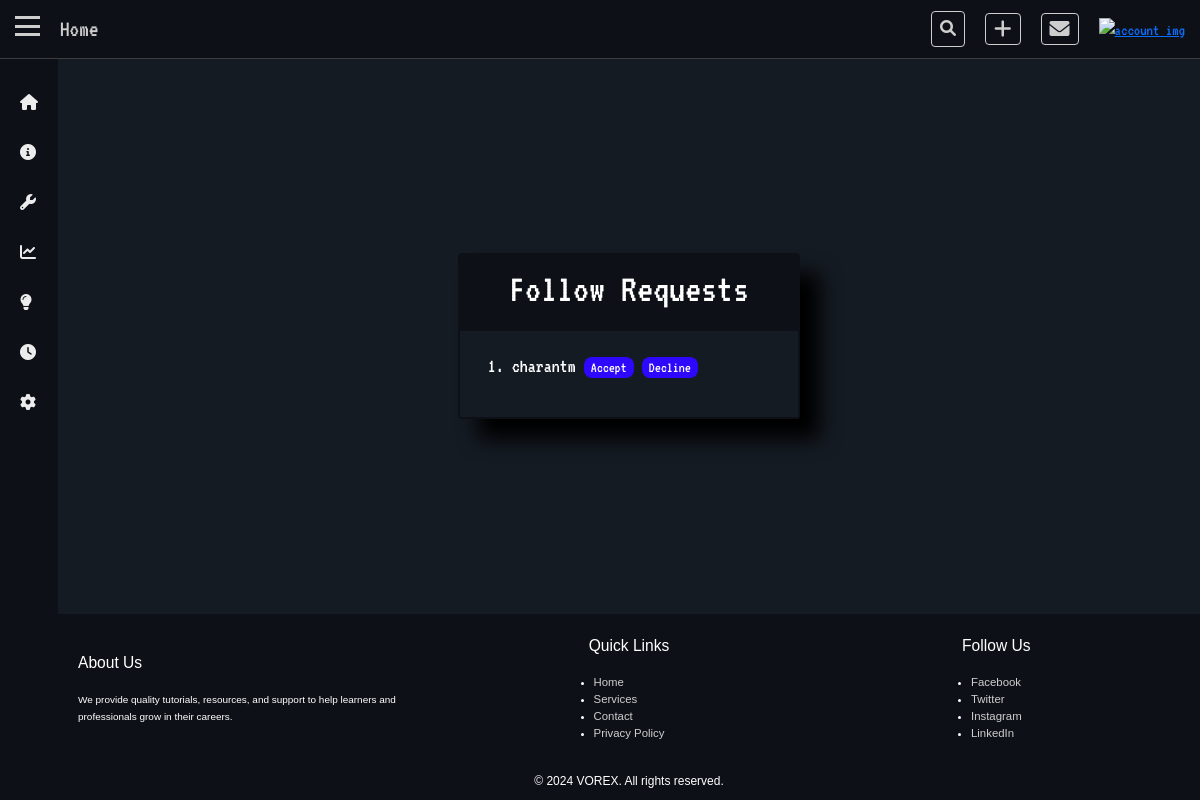
The app's page /follow-request/charantm (signed in), older data.
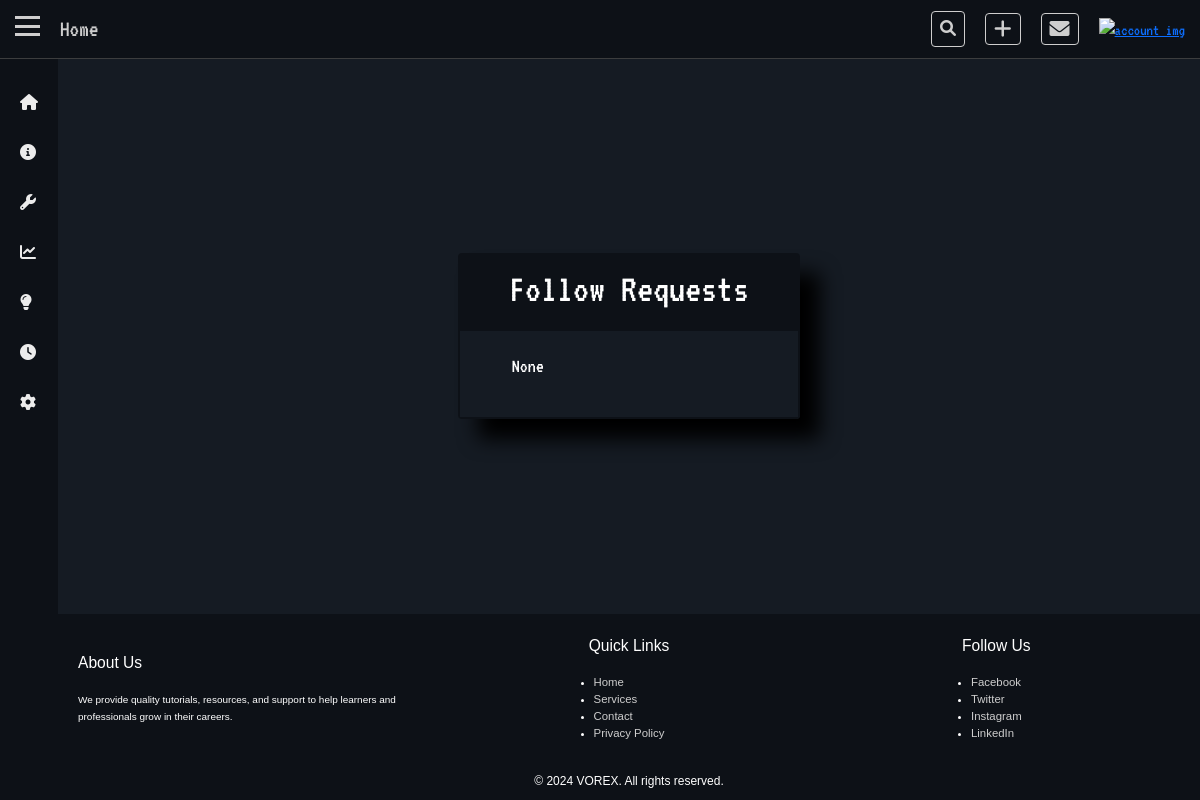
The same page, newer data.
### base/models.py (models this page shows, shortened)
class Followrequest(models.Model):
    from_user = models.ForeignKey(User, related_name="send_follow_request", on_delete=models.CASCADE)
    to_user = models.ForeignKey(User, related_name="recieved_follow_request", on_delete=models.CASCADE)
    time = models.DateTimeField(auto_now_add=True)

### base/views.py (the view)
# urls.py: path('follow-request/<str:user_tag>', views.follow_request, name='follow-request'),
def follow_request(request, user_tag):
    user = get_object_or_404(User, username=user_tag)
    follow_request = Followrequest.objects.filter(to_user=request.user)
    context = {'user': user, 'follow_request': follow_request}
    return render(request, 'base/follow_request.html', context)

### base/templates/base/follow_request.html
{% extends 'base.html' %} {% load static %} {% block link %}
<link rel="stylesheet" href="{% static 'css/profile_request.css' %}" />
{% endblock %} {% block content %}
<div class="main">
  <div class="main-1">
    <div class="top">
      <h1>Follow Requests</h1>
    </div>
    <div class="bottom">
      <ol>
        {% if follow_request %} {% for request in follow_request %}
        <li>
          {{ request.from_user.username }}
          <a href="{% url 'accept-follow-request' request.id %}">Accept</a>
          <a href="{% url 'decline-follow-request' request.id %}">Decline</a>
        </li>
        {% endfor %} {% else %}
        <p>None</p>
        {% endif %}
      </ol>
    </div>
  </div>
</div>
{% endblock %}

Row changes from the older to the newer data that the page shows:
removed Followrequest: from_user.username "charantm"
Text that changed along with them:
text now shown: "None"
